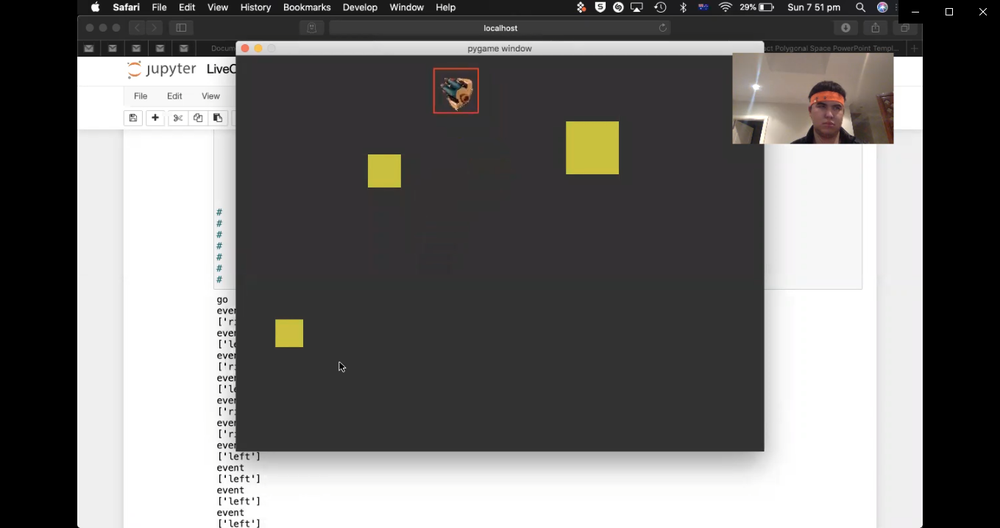
#> input picture Graphs /demo1.png, 1000 x 528 px, shrunk from 1359 x 718 before the run
$ jupyter execute --allow-errors g.ipynb
#> lines starting #> are read from the running program, lines starting #| are printed output that depends on the picture
[cell 1]
#knn
from skimage import io
url = "https://upload.wikimedia.org/wikipedia/commons/e/e9/Map1NNReducedDataSet.png"
#> (the rest of this cell did not finish here and is left out)

[cell 2]
import matplotlib.pyplot as plt #
import matplotlib.image as mpimg
import numpy as np
lena = mpimg.imread('demo1.png')
#> lena is the input picture: shape (528, 1000, 4) float32; mean R, G, B, A 0.447, 0.442, 0.438, 1
lena.shape
plt.imshow(lena)
print("     Left Event")
plt.show()

[cell 3]
import matplotlib.pyplot as plt #
import matplotlib.image as mpimg
import numpy as np
lena = mpimg.imread('demo2.png')
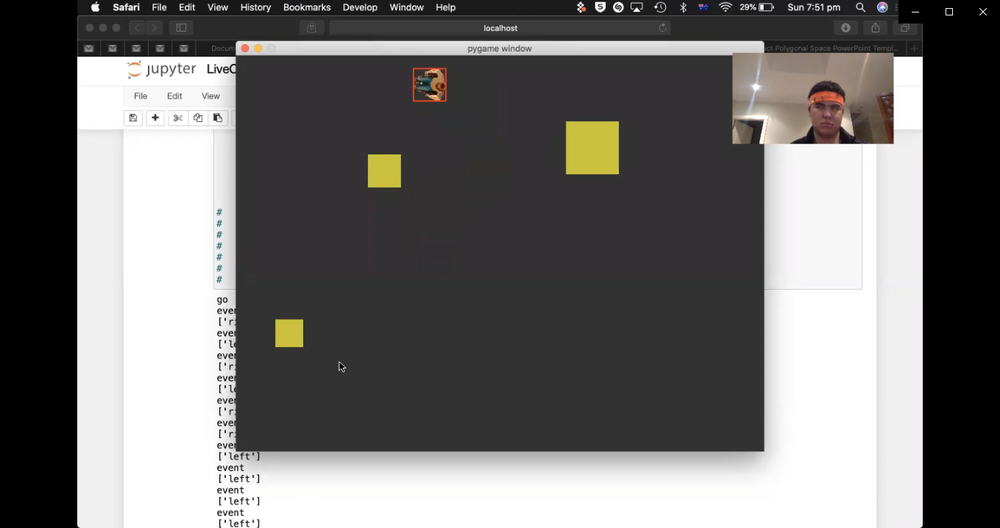
#> input picture Graphs /demo2.png, 1000 x 528 px, shrunk from 1359 x 718 before the run
#> lena is the input picture: shape (528, 1000, 4) float32; mean R, G, B, A 0.447, 0.442, 0.438, 1
lena.shape
plt.imshow(lena)
print("     Right Event")
plt.show()

[cell 4]
import matplotlib.pyplot as plt #
import matplotlib.image as mpimg
import numpy as np
lena = mpimg.imread('WORK.png')
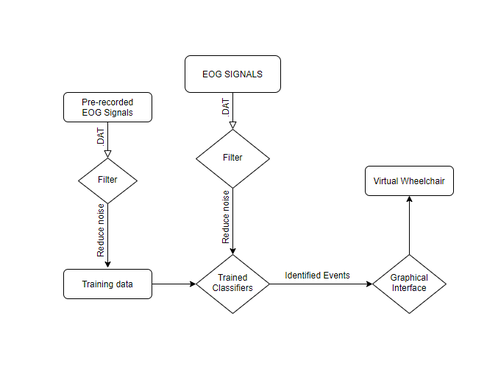
#> input picture Graphs /WORK.png, 487 x 389 px, shrunk from 662 x 528 before the run
#> lena is the input picture: shape (389, 487, 4) float32; mean R, G, B, A 0.983, 0.983, 0.983, 1
lena.shape
plt.imshow(lena)
print("     Working flow")
plt.show()
